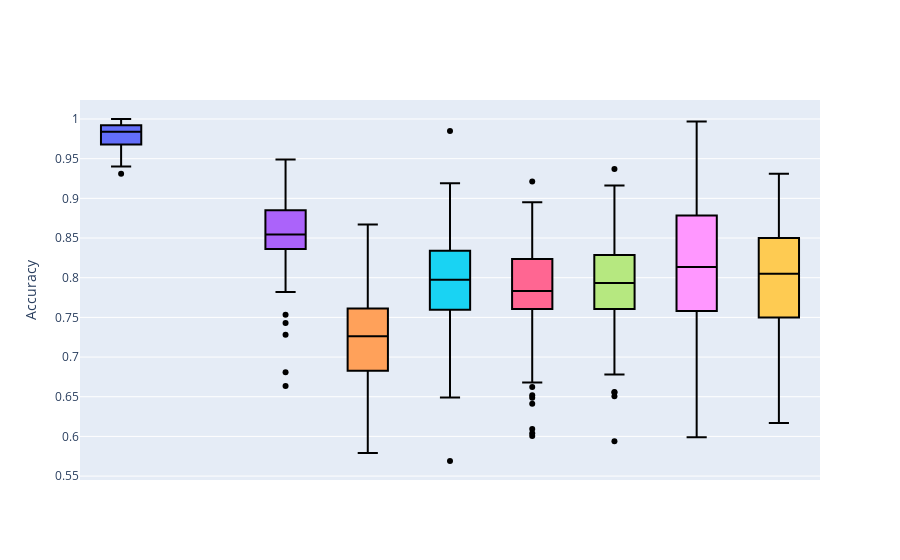

Here is the notebook cell this chart was saved with:
### Markdown cell above
#### Violin Plots

### Code cell
#violin plots for model performamces
ma_i=copy.deepcopy(ma)

ma=ma_i.rename(columns={'CGAN_BASIC_DJ_SUPERVISED_CLASSIFIER':'CGAN_BASIC_SUPERVISED_CLASSIFIER'})


model_names_d4 = ['FULLY_SUPERVISED_CLASSIFIER',
               'CGAN_BASIC_SUPERVISED_CLASSIFIER',
               'VAT',
               'TRIPLE_GAN',
               'SSL_GAN',
               'SSL_VAE',
               'ENTROPY_MINIMISATION',
                'LABEL_PROPAGATION',
               'PARTIAL_SUPERVISED_CLASSIFIER']



ma_i=ma_i[model_names_d4]
ma_i=ma_i.astype(float)


fig = go.Figure()
for m in model_names_d4:
    fig.add_trace(go.Box(x=[m]*ma_i.shape[0],
                            y=ma_i[m],
                            name=m,
                        fillcolor=colours_dict[m],
                        marker_color="black"))

#fig.add_layout_image(dict(
#    source='causal_graphs/cg2.png',
#    x=0.7,
#    y=1,
#    )
#)
#ig.update_xaxes(title_text='Time')
fig.update_yaxes(title_text='Accuracy')
fig.update_xaxes(showticklabels=False)

fig.update_layout(showlegend=False)

fig.show()
fig.write_image("/media/krillman/240GB_DATA/codes2/SSL_GCM/collating_results/images/test_acc_g4_10000.png")

### Figure 1 — Plotly figure (JSON) as saved in the notebook; plotly's stock layout.template omitted (floating-point values rounded to 4 significant figures)
{"data": [{"fillcolor": "#636EFA", "marker": {"color": "black"}, "name": "FULLY_SUPERVISED_CLASSIFIER", "type": "box", "x": ["FULLY_SUPERVISED_CLASSIFIER", "FULLY_SUPERVISED_CLASSIFIER", "FULLY_SUPERVISED_CLASSIFIER", "FULLY_SUPERVISED_CLASSIFIER", "FULLY_SUPERVISED_CLASSIFIER", "FULLY_SUPERVISED_CLASSIFIER", "FULLY_SUPERVISED_CLASSIFIER", "FULLY_SUPERVISED_CLASSIFIER", "FULLY_SUPERVISED_CLASSIFIER", "FULLY_SUPERVISED_CLASSIFIER", "FULLY_SUPERVISED_CLASSIFIER", "FULLY_SUPERVISED_CLASSIFIER", "FULLY_SUPERVISED_CLASSIFIER", "FULLY_SUPERVISED_CLASSIFIER", "FULLY_SUPERVISED_CLASSIFIER", "FULLY_SUPERVISED_CLASSIFIER", "FULLY_SUPERVISED_CLASSIFIER", "FULLY_SUPERVISED_CLASSIFIER", "FULLY_SUPERVISED_CLASSIFIER", "FULLY_SUPERVISED_CLASSIFIER", "FULLY_SUPERVISED_CLASSIFIER", "FULLY_SUPERVISED_CLASSIFIER", "FULLY_SUPERVISED_CLASSIFIER", "FULLY_SUPERVISED_CLASSIFIER", "FULLY_SUPERVISED_CLASSIFIER", "FULLY_SUPERVISED_CLASSIFIER", "FULLY_SUPERVISED_CLASSIFIER", "FULLY_SUPERVISED_CLASSIFIER", "FULLY_SUPERVISED_CLASSIFIER", "FULLY_SUPERVISED_CLASSIFIER", "FULLY_SUPERVISED_CLASSIFIER", "FULLY_SUPERVISED_CLASSIFIER", "FULLY_SUPERVISED_CLASSIFIER", "FULLY_SUPERVISED_CLASSIFIER", "FULLY_SUPERVISED_CLASSIFIER", "FULLY_SUPERVISED_CLASSIFIER", "FULLY_SUPERVISED_CLASSIFIER", "FULLY_SUPERVISED_CLASSIFIER", "FULLY_SUPERVISED_CLASSIFIER", "FULLY_SUPERVISED_CLASSIFIER", "FULLY_SUPERVISED_CLASSIFIER", "FULLY_SUPERVISED_CLASSIFIER", "FULLY_SUPERVISED_CLASSIFIER", "FULLY_SUPERVISED_CLASSIFIER", "FULLY_SUPERVISED_CLASSIFIER", "FULLY_SUPERVISED_CLASSIFIER", "FULLY_SUPERVISED_CLASSIFIER", "FULLY_SUPERVISED_CLASSIFIER", "FULLY_SUPERVISED_CLASSIFIER", "FULLY_SUPERVISED_CLASSIFIER", "FULLY_SUPERVISED_CLASSIFIER", "FULLY_SUPERVISED_CLASSIFIER", "FULLY_SUPERVISED_CLASSIFIER", "FULLY_SUPERVISED_CLASSIFIER", "FULLY_SUPERVISED_CLASSIFIER", "FULLY_SUPERVISED_CLASSIFIER", "FULLY_SUPERVISED_CLASSIFIER", "FULLY_SUPERVISED_CLASSIFIER", "FULLY_SUPERVISED_CLASSIFIER", "FULLY_SUPERVISED_CLASSIFIER", "FULLY_SUPERVISED_CLASSIFIER", "FULLY_SUPERVISED_CLASSIFIER", "FULLY_SUPERVISED_CLASSIFIER", "FULLY_SUPERVISED_CLASSIFIER", "FULLY_SUPERVISED_CLASSIFIER", "FULLY_SUPERVISED_CLASSIFIER", "FULLY_SUPERVISED_CLASSIFIER", "FULLY_SUPERVISED_CLASSIFIER", "FULLY_SUPERVISED_CLASSIFIER", "FULLY_SUPERVISED_CLASSIFIER", "FULLY_SUPERVISED_CLASSIFIER", "FULLY_SUPERVISED_CLASSIFIER", "FULLY_SUPERVISED_CLASSIFIER", "FULLY_SUPERVISED_CLASSIFIER", "FULLY_SUPERVISED_CLASSIFIER", "FULLY_SUPERVISED_CLASSIFIER", "FULLY_SUPERVISED_CLASSIFIER", "FULLY_SUPERVISED_CLASSIFIER", "FULLY_SUPERVISED_CLASSIFIER", "FULLY_SUPERVISED_CLASSIFIER", "FULLY_SUPERVISED_CLASSIFIER", "FULLY_SUPERVISED_CLASSIFIER", "FULLY_SUPERVISED_CLASSIFIER", "FULLY_SUPERVISED_CLASSIFIER", "FULLY_SUPERVISED_CLASSIFIER", "FULLY_SUPERVISED_CLASSIFIER", "FULLY_SUPERVISED_CLASSIFIER", "FULLY_SUPERVISED_CLASSIFIER", "FULLY_SUPERVISED_CLASSIFIER", "FULLY_SUPERVISED_CLASSIFIER", "FULLY_SUPERVISED_CLASSIFIER", "FULLY_SUPERVISED_CLASSIFIER", "FULLY_SUPERVISED_CLASSIFIER", "FULLY_SUPERVISED_CLASSIFIER", "FULLY_SUPERVISED_CLASSIFIER", "FULLY_SUPERVISED_CLASSIFIER", "FULLY_SUPERVISED_CLASSIFIER", "FULLY_SUPERVISED_CLASSIFIER", "FULLY_SUPERVISED_CLASSIFIER", "FULLY_SUPERVISED_CLASSIFIER"], "y": [0.997, 0.991, 0.99, 0.976, 0.954, 0.961, 0.978, 0.994, 0.958, 0.996, 0.969, 0.986, 0.993, 0.989, 0.967, 0.988, 0.992, 0.992, 0.994, 0.972, 0.9491, 0.956, 0.991, 0.99, 0.955, 0.975, 0.996, 0.96, 0.989, 0.997, 0.954, 0.99, 0.993, 0.963, 0.961, 0.988, 0.992, 0.961, 0.974, 0.982, 0.987, 0.979, 0.986, 0.985, 0.96, 0.975, 0.975, 0.965, 0.992, 0.954, 0.985, 0.996, 0.988, 0.991, 0.989, 0.979, 0.973, 0.9311, 0.976, 0.973, 0.982, 0.99, 0.956, 0.979, 0.999, 0.976, 0.964, 0.983, 0.94, 0.996, 0.982, 0.962, 0.979, 0.958, 0.979, 0.993, 0.972, 0.995, 0.9741, 0.994, 0.991, 0.997, 0.993, 0.995, 0.998, 0.963, 0.953, 0.995, 0.965, 1, 0.975, 0.999, 0.961, 0.992, 0.989, 0.986, 0.977, 0.991, 0.992, 0.993]}, {"fillcolor": "#EF553B", "marker": {"color": "black"}, "name": "CGAN_BASIC_SUPERVISED_CLASSIFIER", "type": "box", "x": ["CGAN_BASIC_SUPERVISED_CLASSIFIER", "CGAN_BASIC_SUPERVISED_CLASSIFIER", "CGAN_BASIC_SUPERVISED_CLASSIFIER", "CGAN_BASIC_SUPERVISED_CLASSIFIER", "CGAN_BASIC_SUPERVISED_CLASSIFIER", "CGAN_BASIC_SUPERVISED_CLASSIFIER", "CGAN_BASIC_SUPERVISED_CLASSIFIER", "CGAN_BASIC_SUPERVISED_CLASSIFIER", "CGAN_BASIC_SUPERVISED_CLASSIFIER", "CGAN_BASIC_SUPERVISED_CLASSIFIER", "CGAN_BASIC_SUPERVISED_CLASSIFIER", "CGAN_BASIC_SUPERVISED_CLASSIFIER", "CGAN_BASIC_SUPERVISED_CLASSIFIER", "CGAN_BASIC_SUPERVISED_CLASSIFIER", "CGAN_BASIC_SUPERVISED_CLASSIFIER", "CGAN_BASIC_SUPERVISED_CLASSIFIER", "CGAN_BASIC_SUPERVISED_CLASSIFIER", "CGAN_BASIC_SUPERVISED_CLASSIFIER", "CGAN_BASIC_SUPERVISED_CLASSIFIER", "CGAN_BASIC_SUPERVISED_CLASSIFIER", "CGAN_BASIC_SUPERVISED_CLASSIFIER", "CGAN_BASIC_SUPERVISED_CLASSIFIER", "CGAN_BASIC_SUPERVISED_CLASSIFIER", "CGAN_BASIC_SUPERVISED_CLASSIFIER", "CGAN_BASIC_SUPERVISED_CLASSIFIER", "CGAN_BASIC_SUPERVISED_CLASSIFIER", "CGAN_BASIC_SUPERVISED_CLASSIFIER", "CGAN_BASIC_SUPERVISED_CLASSIFIER", "CGAN_BASIC_SUPERVISED_CLASSIFIER", "CGAN_BASIC_SUPERVISED_CLASSIFIER", "CGAN_BASIC_SUPERVISED_CLASSIFIER", "CGAN_BASIC_SUPERVISED_CLASSIFIER", "CGAN_BASIC_SUPERVISED_CLASSIFIER", "CGAN_BASIC_SUPERVISED_CLASSIFIER", "CGAN_BASIC_SUPERVISED_CLASSIFIER", "CGAN_BASIC_SUPERVISED_CLASSIFIER", "CGAN_BASIC_SUPERVISED_CLASSIFIER", "CGAN_BASIC_SUPERVISED_CLASSIFIER", "CGAN_BASIC_SUPERVISED_CLASSIFIER", "CGAN_BASIC_SUPERVISED_CLASSIFIER", "CGAN_BASIC_SUPERVISED_CLASSIFIER", "CGAN_BASIC_SUPERVISED_CLASSIFIER", "CGAN_BASIC_SUPERVISED_CLASSIFIER", "CGAN_BASIC_SUPERVISED_CLASSIFIER", "CGAN_BASIC_SUPERVISED_CLASSIFIER", "CGAN_BASIC_SUPERVISED_CLASSIFIER", "CGAN_BASIC_SUPERVISED_CLASSIFIER", "CGAN_BASIC_SUPERVISED_CLASSIFIER", "CGAN_BASIC_SUPERVISED_CLASSIFIER", "CGAN_BASIC_SUPERVISED_CLASSIFIER", "CGAN_BASIC_SUPERVISED_CLASSIFIER", "CGAN_BASIC_SUPERVISED_CLASSIFIER", "CGAN_BASIC_SUPERVISED_CLASSIFIER", "CGAN_BASIC_SUPERVISED_CLASSIFIER", "CGAN_BASIC_SUPERVISED_CLASSIFIER", "CGAN_BASIC_SUPERVISED_CLASSIFIER", "CGAN_BASIC_SUPERVISED_CLASSIFIER", "CGAN_BASIC_SUPERVISED_CLASSIFIER", "CGAN_BASIC_SUPERVISED_CLASSIFIER", "CGAN_BASIC_SUPERVISED_CLASSIFIER", "CGAN_BASIC_SUPERVISED_CLASSIFIER", "CGAN_BASIC_SUPERVISED_CLASSIFIER", "CGAN_BASIC_SUPERVISED_CLASSIFIER", "CGAN_BASIC_SUPERVISED_CLASSIFIER", "CGAN_BASIC_SUPERVISED_CLASSIFIER", "CGAN_BASIC_SUPERVISED_CLASSIFIER", "CGAN_BASIC_SUPERVISED_CLASSIFIER", "CGAN_BASIC_SUPERVISED_CLASSIFIER", "CGAN_BASIC_SUPERVISED_CLASSIFIER", "CGAN_BASIC_SUPERVISED_CLASSIFIER", "CGAN_BASIC_SUPERVISED_CLASSIFIER", "CGAN_BASIC_SUPERVISED_CLASSIFIER", "CGAN_BASIC_SUPERVISED_CLASSIFIER", "CGAN_BASIC_SUPERVISED_CLASSIFIER", "CGAN_BASIC_SUPERVISED_CLASSIFIER", "CGAN_BASIC_SUPERVISED_CLASSIFIER", "CGAN_BASIC_SUPERVISED_CLASSIFIER", "CGAN_BASIC_SUPERVISED_CLASSIFIER", "CGAN_BASIC_SUPERVISED_CLASSIFIER", "CGAN_BASIC_SUPERVISED_CLASSIFIER", "CGAN_BASIC_SUPERVISED_CLASSIFIER", "CGAN_BASIC_SUPERVISED_CLASSIFIER", "CGAN_BASIC_SUPERVISED_CLASSIFIER", "CGAN_BASIC_SUPERVISED_CLASSIFIER", "CGAN_BASIC_SUPERVISED_CLASSIFIER", "CGAN_BASIC_SUPERVISED_CLASSIFIER", "CGAN_BASIC_SUPERVISED_CLASSIFIER", "CGAN_BASIC_SUPERVISED_CLASSIFIER", "CGAN_BASIC_SUPERVISED_CLASSIFIER", "CGAN_BASIC_SUPERVISED_CLASSIFIER", "CGAN_BASIC_SUPERVISED_CLASSIFIER", "CGAN_BASIC_SUPERVISED_CLASSIFIER", "CGAN_BASIC_SUPERVISED_CLASSIFIER", "CGAN_BASIC_SUPERVISED_CLASSIFIER", "CGAN_BASIC_SUPERVISED_CLASSIFIER", "CGAN_BASIC_SUPERVISED_CLASSIFIER", "CGAN_BASIC_SUPERVISED_CLASSIFIER", "CGAN_BASIC_SUPERVISED_CLASSIFIER", "CGAN_BASIC_SUPERVISED_CLASSIFIER", "CGAN_BASIC_SUPERVISED_CLASSIFIER"], "y": [null, null, null, null, null, null, null, null, null, null, null, null, null, null, null, null, null, null, null, null, null, null, null, null, null, null, null, null, null, null, null, null, null, null, null, null, null, null, null, null, null, null, null, null, null, null, null, null, null, null, null, null, null, null, null, null, null, null, null, null, null, null, null, null, null, null, null, null, null, null, null, null, null, null, null, null, null, null, null, null, null, null, null, null, null, null, null, null, null, null, null, null, null, null, null, null, null, null, null, null]}, {"fillcolor": "#AB63FA", "marker": {"color": "black"}, "name": "VAT", "type": "box", "x": ["VAT", "VAT", "VAT", "VAT", "VAT", "VAT", "VAT", "VAT", "VAT", "VAT", "VAT", "VAT", "VAT", "VAT", "VAT", "VAT", "VAT", "VAT", "VAT", "VAT", "VAT", "VAT", "VAT", "VAT", "VAT", "VAT", "VAT", "VAT", "VAT", "VAT", "VAT", "VAT", "VAT", "VAT", "VAT", "VAT", "VAT", "VAT", "VAT", "VAT", "VAT", "VAT", "VAT", "VAT", "VAT", "VAT", "VAT", "VAT", "VAT", "VAT", "VAT", "VAT", "VAT", "VAT", "VAT", "VAT", "VAT", "VAT", "VAT", "VAT", "VAT", "VAT", "VAT", "VAT", "VAT", "VAT", "VAT", "VAT", "VAT", "VAT", "VAT", "VAT", "VAT", "VAT", "VAT", "VAT", "VAT", "VAT", "VAT", "VAT", "VAT", "VAT", "VAT", "VAT", "VAT", "VAT", "VAT", "VAT", "VAT", "VAT", "VAT", "VAT", "VAT", "VAT", "VAT", "VAT", "VAT", "VAT", "VAT", "VAT"], "y": [0.8062, 0.895, 0.681, 0.807, 0.89, 0.912, 0.8312, 0.728, 0.901, 0.912, 0.8601, 0.836, 0.8072, 0.8402, 0.91, 0.863, 0.93, 0.848, 0.864, 0.807, 0.7842, 0.881, 0.8831, 0.9151, 0.806, 0.8811, 0.932, 0.8042, 0.925, 0.882, 0.8601, 0.8362, 0.8282, 0.8072, 0.8531, 0.86, 0.9181, 0.877, 0.86, 0.743, 0.9041, 0.7862, 0.7532, 0.8541, 0.896, 0.839, 0.913, 0.9241, 0.899, 0.8731, 0.865, 0.908, 0.891, 0.811, 0.949, 0.852, 0.886, 0.8332, 0.8492, 0.8631, 0.852, 0.885, 0.864, 0.948, 0.885, 0.884, 0.804, 0.782, 0.841, 0.814, 0.867, 0.899, 0.886, 0.783, 0.89, 0.8851, 0.8142, 0.8841, 0.6637, 0.8152, 0.8591, 0.86, 0.8372, 0.8544, 0.8544, 0.8544, 0.8544, 0.8544, 0.8544, 0.8544, 0.8544, 0.8544, 0.8544, 0.8544, 0.8544, 0.8544, 0.8544, 0.8544, 0.8544, 0.8544]}, {"fillcolor": "#FFA15A", "marker": {"color": "black"}, "name": "TRIPLE_GAN", "type": "box", "x": ["TRIPLE_GAN", "TRIPLE_GAN", "TRIPLE_GAN", "TRIPLE_GAN", "TRIPLE_GAN", "TRIPLE_GAN", "TRIPLE_GAN", "TRIPLE_GAN", "TRIPLE_GAN", "TRIPLE_GAN", "TRIPLE_GAN", "TRIPLE_GAN", "TRIPLE_GAN", "TRIPLE_GAN", "TRIPLE_GAN", "TRIPLE_GAN", "TRIPLE_GAN", "TRIPLE_GAN", "TRIPLE_GAN", "TRIPLE_GAN", "TRIPLE_GAN", "TRIPLE_GAN", "TRIPLE_GAN", "TRIPLE_GAN", "TRIPLE_GAN", "TRIPLE_GAN", "TRIPLE_GAN", "TRIPLE_GAN", "TRIPLE_GAN", "TRIPLE_GAN", "TRIPLE_GAN", "TRIPLE_GAN", "TRIPLE_GAN", "TRIPLE_GAN", "TRIPLE_GAN", "TRIPLE_GAN", "TRIPLE_GAN", "TRIPLE_GAN", "TRIPLE_GAN", "TRIPLE_GAN", "TRIPLE_GAN", "TRIPLE_GAN", "TRIPLE_GAN", "TRIPLE_GAN", "TRIPLE_GAN", "TRIPLE_GAN", "TRIPLE_GAN", "TRIPLE_GAN", "TRIPLE_GAN", "TRIPLE_GAN", "TRIPLE_GAN", "TRIPLE_GAN", "TRIPLE_GAN", "TRIPLE_GAN", "TRIPLE_GAN", "TRIPLE_GAN", "TRIPLE_GAN", "TRIPLE_GAN", "TRIPLE_GAN", "TRIPLE_GAN", "TRIPLE_GAN", "TRIPLE_GAN", "TRIPLE_GAN", "TRIPLE_GAN", "TRIPLE_GAN", "TRIPLE_GAN", "TRIPLE_GAN", "TRIPLE_GAN", "TRIPLE_GAN", "TRIPLE_GAN", "TRIPLE_GAN", "TRIPLE_GAN", "TRIPLE_GAN", "TRIPLE_GAN", "TRIPLE_GAN", "TRIPLE_GAN", "TRIPLE_GAN", "TRIPLE_GAN", "TRIPLE_GAN", "TRIPLE_GAN", "TRIPLE_GAN", "TRIPLE_GAN", "TRIPLE_GAN", "TRIPLE_GAN", "TRIPLE_GAN", "TRIPLE_GAN", "TRIPLE_GAN", "TRIPLE_GAN", "TRIPLE_GAN", "TRIPLE_GAN", "TRIPLE_GAN", "TRIPLE_GAN", "TRIPLE_GAN", "TRIPLE_GAN", "TRIPLE_GAN", "TRIPLE_GAN", "TRIPLE_GAN", "TRIPLE_GAN", "TRIPLE_GAN", "TRIPLE_GAN"], "y": [0.6823, 0.74, 0.579, 0.763, 0.867, 0.732, 0.7502, 0.654, 0.729, 0.689, 0.7822, 0.737, 0.5864, 0.6733, 0.678, 0.736, 0.767, 0.854, 0.714, 0.696, 0.6753, 0.634, 0.7522, 0.8242, 0.652, 0.8142, 0.808, 0.8422, 0.643, 0.697, 0.6663, 0.7303, 0.7612, 0.7343, 0.6394, 0.828, 0.7273, 0.685, 0.787, 0.675, 0.7363, 0.7782, 0.6394, 0.7612, 0.678, 0.652, 0.806, 0.8162, 0.704, 0.6543, 0.756, 0.784, 0.765, 0.667, 0.756, 0.635, 0.633, 0.6613, 0.7562, 0.6174, 0.722, 0.842, 0.73, 0.739, 0.683, 0.803, 0.707, 0.687, 0.823, 0.776, 0.7, 0.732, 0.756, 0.782, 0.844, 0.8132, 0.7413, 0.7223, 0.7116, 0.6134, 0.6613, 0.828, 0.6154, 0.7262, 0.7262, 0.7262, 0.7262, 0.7262, 0.7262, 0.7262, 0.7262, 0.7262, 0.7262, 0.7262, 0.7262, 0.7262, 0.7262, 0.7262, 0.7262, 0.7262]}, {"fillcolor": "#19D3F3", "marker": {"color": "black"}, "name": "SSL_GAN", "type": "box", "x": ["SSL_GAN", "SSL_GAN", "SSL_GAN", "SSL_GAN", "SSL_GAN", "SSL_GAN", "SSL_GAN", "SSL_GAN", "SSL_GAN", "SSL_GAN", "SSL_GAN", "SSL_GAN", "SSL_GAN", "SSL_GAN", "SSL_GAN", "SSL_GAN", "SSL_GAN", "SSL_GAN", "SSL_GAN", "SSL_GAN", "SSL_GAN", "SSL_GAN", "SSL_GAN", "SSL_GAN", "SSL_GAN", "SSL_GAN", "SSL_GAN", "SSL_GAN", "SSL_GAN", "SSL_GAN", "SSL_GAN", "SSL_GAN", "SSL_GAN", "SSL_GAN", "SSL_GAN", "SSL_GAN", "SSL_GAN", "SSL_GAN", "SSL_GAN", "SSL_GAN", "SSL_GAN", "SSL_GAN", "SSL_GAN", "SSL_GAN", "SSL_GAN", "SSL_GAN", "SSL_GAN", "SSL_GAN", "SSL_GAN", "SSL_GAN", "SSL_GAN", "SSL_GAN", "SSL_GAN", "SSL_GAN", "SSL_GAN", "SSL_GAN", "SSL_GAN", "SSL_GAN", "SSL_GAN", "SSL_GAN", "SSL_GAN", "SSL_GAN", "SSL_GAN", "SSL_GAN", "SSL_GAN", "SSL_GAN", "SSL_GAN", "SSL_GAN", "SSL_GAN", "SSL_GAN", "SSL_GAN", "SSL_GAN", "SSL_GAN", "SSL_GAN", "SSL_GAN", "SSL_GAN", "SSL_GAN", "SSL_GAN", "SSL_GAN", "SSL_GAN", "SSL_GAN", "SSL_GAN", "SSL_GAN", "SSL_GAN", "SSL_GAN", "SSL_GAN", "SSL_GAN", "SSL_GAN", "SSL_GAN", "SSL_GAN", "SSL_GAN", "SSL_GAN", "SSL_GAN", "SSL_GAN", "SSL_GAN", "SSL_GAN", "SSL_GAN", "SSL_GAN", "SSL_GAN", "SSL_GAN"], "y": [0.7502, 0.916, 0.569, 0.825, 0.899, 0.819, 0.7572, 0.738, 0.825, 0.849, 0.7912, 0.816, 0.7183, 0.8412, 0.766, 0.792, 0.886, 0.873, 0.73, 0.745, 0.6613, 0.68, 0.8352, 0.8741, 0.732, 0.7822, 0.899, 0.7762, 0.83, 0.762, 0.7602, 0.7522, 0.7542, 0.8571, 0.8801, 0.812, 0.8332, 0.866, 0.828, 0.728, 0.7922, 0.8192, 0.7263, 0.7582, 0.812, 0.751, 0.811, 0.8412, 0.886, 0.8631, 0.835, 0.87, 0.754, 0.767, 0.861, 0.663, 0.813, 0.8102, 0.8062, 0.7652, 0.778, 0.893, 0.807, 0.985, 0.709, 0.785, 0.773, 0.757, 0.649, 0.772, 0.796, 0.784, 0.808, 0.835, 0.919, 0.8821, 0.7592, 0.8362, 0.7745, 0.7303, 0.7133, 0.873, 0.7433, 0.7973, 0.7973, 0.7973, 0.7973, 0.7973, 0.7973, 0.7973, 0.7973, 0.7973, 0.7973, 0.7973, 0.7973, 0.7973, 0.7973, 0.7973, 0.7973, 0.7973]}, {"fillcolor": "#FF6692", "marker": {"color": "black"}, "name": "SSL_VAE", "type": "box", "x": ["SSL_VAE", "SSL_VAE", "SSL_VAE", "SSL_VAE", "SSL_VAE", "SSL_VAE", "SSL_VAE", "SSL_VAE", "SSL_VAE", "SSL_VAE", "SSL_VAE", "SSL_VAE", "SSL_VAE", "SSL_VAE", "SSL_VAE", "SSL_VAE", "SSL_VAE", "SSL_VAE", "SSL_VAE", "SSL_VAE", "SSL_VAE", "SSL_VAE", "SSL_VAE", "SSL_VAE", "SSL_VAE", "SSL_VAE", "SSL_VAE", "SSL_VAE", "SSL_VAE", "SSL_VAE", "SSL_VAE", "SSL_VAE", "SSL_VAE", "SSL_VAE", "SSL_VAE", "SSL_VAE", "SSL_VAE", "SSL_VAE", "SSL_VAE", "SSL_VAE", "SSL_VAE", "SSL_VAE", "SSL_VAE", "SSL_VAE", "SSL_VAE", "SSL_VAE", "SSL_VAE", "SSL_VAE", "SSL_VAE", "SSL_VAE", "SSL_VAE", "SSL_VAE", "SSL_VAE", "SSL_VAE", "SSL_VAE", "SSL_VAE", "SSL_VAE", "SSL_VAE", "SSL_VAE", "SSL_VAE", "SSL_VAE", "SSL_VAE", "SSL_VAE", "SSL_VAE", "SSL_VAE", "SSL_VAE", "SSL_VAE", "SSL_VAE", "SSL_VAE", "SSL_VAE", "SSL_VAE", "SSL_VAE", "SSL_VAE", "SSL_VAE", "SSL_VAE", "SSL_VAE", "SSL_VAE", "SSL_VAE", "SSL_VAE", "SSL_VAE", "SSL_VAE", "SSL_VAE", "SSL_VAE", "SSL_VAE", "SSL_VAE", "SSL_VAE", "SSL_VAE", "SSL_VAE", "SSL_VAE", "SSL_VAE", "SSL_VAE", "SSL_VAE", "SSL_VAE", "SSL_VAE", "SSL_VAE", "SSL_VAE", "SSL_VAE", "SSL_VAE", "SSL_VAE", "SSL_VAE"], "y": [0.6004, 0.872, 0.692, 0.795, 0.895, 0.764, 0.8322, 0.641, 0.838, 0.834, 0.8172, 0.79, 0.7832, 0.8412, 0.669, 0.763, 0.867, 0.755, 0.824, 0.684, 0.8611, 0.765, 0.7732, 0.9211, 0.755, 0.7772, 0.879, 0.7962, 0.818, 0.77, 0.6833, 0.8232, 0.8212, 0.7742, 0.8691, 0.794, 0.7353, 0.868, 0.813, 0.604, 0.8621, 0.8302, 0.6094, 0.7213, 0.882, 0.695, 0.843, 0.8132, 0.786, 0.8232, 0.755, 0.817, 0.819, 0.722, 0.848, 0.706, 0.747, 0.7682, 0.8052, 0.6703, 0.668, 0.867, 0.847, 0.862, 0.814, 0.793, 0.786, 0.652, 0.735, 0.793, 0.771, 0.736, 0.774, 0.766, 0.868, 0.8711, 0.8042, 0.8611, 0.6487, 0.7582, 0.8212, 0.86, 0.6623, 0.7831, 0.7831, 0.7831, 0.7831, 0.7831, 0.7831, 0.7831, 0.7831, 0.7831, 0.7831, 0.7831, 0.7831, 0.7831, 0.7831, 0.7831, 0.7831, 0.7831]}, {"fillcolor": "#B6E880", "marker": {"color": "black"}, "name": "ENTROPY_MINIMISATION", "type": "box", "x": ["ENTROPY_MINIMISATION", "ENTROPY_MINIMISATION", "ENTROPY_MINIMISATION", "ENTROPY_MINIMISATION", "ENTROPY_MINIMISATION", "ENTROPY_MINIMISATION", "ENTROPY_MINIMISATION", "ENTROPY_MINIMISATION", "ENTROPY_MINIMISATION", "ENTROPY_MINIMISATION", "ENTROPY_MINIMISATION", "ENTROPY_MINIMISATION", "ENTROPY_MINIMISATION", "ENTROPY_MINIMISATION", "ENTROPY_MINIMISATION", "ENTROPY_MINIMISATION", "ENTROPY_MINIMISATION", "ENTROPY_MINIMISATION", "ENTROPY_MINIMISATION", "ENTROPY_MINIMISATION", "ENTROPY_MINIMISATION", "ENTROPY_MINIMISATION", "ENTROPY_MINIMISATION", "ENTROPY_MINIMISATION", "ENTROPY_MINIMISATION", "ENTROPY_MINIMISATION", "ENTROPY_MINIMISATION", "ENTROPY_MINIMISATION", "ENTROPY_MINIMISATION", "ENTROPY_MINIMISATION", "ENTROPY_MINIMISATION", "ENTROPY_MINIMISATION", "ENTROPY_MINIMISATION", "ENTROPY_MINIMISATION", "ENTROPY_MINIMISATION", "ENTROPY_MINIMISATION", "ENTROPY_MINIMISATION", "ENTROPY_MINIMISATION", "ENTROPY_MINIMISATION", "ENTROPY_MINIMISATION", "ENTROPY_MINIMISATION", "ENTROPY_MINIMISATION", "ENTROPY_MINIMISATION", "ENTROPY_MINIMISATION", "ENTROPY_MINIMISATION", "ENTROPY_MINIMISATION", "ENTROPY_MINIMISATION", "ENTROPY_MINIMISATION", "ENTROPY_MINIMISATION", "ENTROPY_MINIMISATION", "ENTROPY_MINIMISATION", "ENTROPY_MINIMISATION", "ENTROPY_MINIMISATION", "ENTROPY_MINIMISATION", "ENTROPY_MINIMISATION", "ENTROPY_MINIMISATION", "ENTROPY_MINIMISATION", "ENTROPY_MINIMISATION", "ENTROPY_MINIMISATION", "ENTROPY_MINIMISATION", "ENTROPY_MINIMISATION", "ENTROPY_MINIMISATION", "ENTROPY_MINIMISATION", "ENTROPY_MINIMISATION", "ENTROPY_MINIMISATION", "ENTROPY_MINIMISATION", "ENTROPY_MINIMISATION", "ENTROPY_MINIMISATION", "ENTROPY_MINIMISATION", "ENTROPY_MINIMISATION", "ENTROPY_MINIMISATION", "ENTROPY_MINIMISATION", "ENTROPY_MINIMISATION", "ENTROPY_MINIMISATION", "ENTROPY_MINIMISATION", "ENTROPY_MINIMISATION", "ENTROPY_MINIMISATION", "ENTROPY_MINIMISATION", "ENTROPY_MINIMISATION", "ENTROPY_MINIMISATION", "ENTROPY_MINIMISATION", "ENTROPY_MINIMISATION", "ENTROPY_MINIMISATION", "ENTROPY_MINIMISATION", "ENTROPY_MINIMISATION", "ENTROPY_MINIMISATION", "ENTROPY_MINIMISATION", "ENTROPY_MINIMISATION", "ENTROPY_MINIMISATION", "ENTROPY_MINIMISATION", "ENTROPY_MINIMISATION", "ENTROPY_MINIMISATION", "ENTROPY_MINIMISATION", "ENTROPY_MINIMISATION", "ENTROPY_MINIMISATION", "ENTROPY_MINIMISATION", "ENTROPY_MINIMISATION", "ENTROPY_MINIMISATION", "ENTROPY_MINIMISATION", "ENTROPY_MINIMISATION"], "y": [0.7443, 0.827, 0.594, 0.858, 0.814, 0.789, 0.7942, 0.726, 0.845, 0.837, 0.7473, 0.801, 0.8062, 0.8332, 0.656, 0.761, 0.87, 0.785, 0.76, 0.76, 0.8292, 0.732, 0.7742, 0.9031, 0.763, 0.8212, 0.858, 0.7343, 0.793, 0.824, 0.8072, 0.8002, 0.8571, 0.7682, 0.8561, 0.832, 0.7353, 0.879, 0.737, 0.678, 0.7972, 0.8102, 0.7003, 0.7303, 0.835, 0.75, 0.905, 0.8521, 0.893, 0.8851, 0.761, 0.833, 0.786, 0.789, 0.828, 0.715, 0.777, 0.8112, 0.8731, 0.6553, 0.846, 0.937, 0.679, 0.915, 0.746, 0.705, 0.779, 0.78, 0.727, 0.774, 0.751, 0.808, 0.821, 0.726, 0.886, 0.7972, 0.7443, 0.9161, 0.6507, 0.7842, 0.7962, 0.897, 0.7972, 0.7933, 0.7933, 0.7933, 0.7933, 0.7933, 0.7933, 0.7933, 0.7933, 0.7933, 0.7933, 0.7933, 0.7933, 0.7933, 0.7933, 0.7933, 0.7933, 0.7933]}, {"fillcolor": "#FF97FF", "marker": {"color": "black"}, "name": "LABEL_PROPAGATION", "type": "box", "x": ["LABEL_PROPAGATION", "LABEL_PROPAGATION", "LABEL_PROPAGATION", "LABEL_PROPAGATION", "LABEL_PROPAGATION", "LABEL_PROPAGATION", "LABEL_PROPAGATION", "LABEL_PROPAGATION", "LABEL_PROPAGATION", "LABEL_PROPAGATION", "LABEL_PROPAGATION", "LABEL_PROPAGATION", "LABEL_PROPAGATION", "LABEL_PROPAGATION", "LABEL_PROPAGATION", "LABEL_PROPAGATION", "LABEL_PROPAGATION", "LABEL_PROPAGATION", "LABEL_PROPAGATION", "LABEL_PROPAGATION", "LABEL_PROPAGATION", "LABEL_PROPAGATION", "LABEL_PROPAGATION", "LABEL_PROPAGATION", "LABEL_PROPAGATION", "LABEL_PROPAGATION", "LABEL_PROPAGATION", "LABEL_PROPAGATION", "LABEL_PROPAGATION", "LABEL_PROPAGATION", "LABEL_PROPAGATION", "LABEL_PROPAGATION", "LABEL_PROPAGATION", "LABEL_PROPAGATION", "LABEL_PROPAGATION", "LABEL_PROPAGATION", "LABEL_PROPAGATION", "LABEL_PROPAGATION", "LABEL_PROPAGATION", "LABEL_PROPAGATION", "LABEL_PROPAGATION", "LABEL_PROPAGATION", "LABEL_PROPAGATION", "LABEL_PROPAGATION", "LABEL_PROPAGATION", "LABEL_PROPAGATION", "LABEL_PROPAGATION", "LABEL_PROPAGATION", "LABEL_PROPAGATION", "LABEL_PROPAGATION", "LABEL_PROPAGATION", "LABEL_PROPAGATION", "LABEL_PROPAGATION", "LABEL_PROPAGATION", "LABEL_PROPAGATION", "LABEL_PROPAGATION", "LABEL_PROPAGATION", "LABEL_PROPAGATION", "LABEL_PROPAGATION", "LABEL_PROPAGATION", "LABEL_PROPAGATION", "LABEL_PROPAGATION", "LABEL_PROPAGATION", "LABEL_PROPAGATION", "LABEL_PROPAGATION", "LABEL_PROPAGATION", "LABEL_PROPAGATION", "LABEL_PROPAGATION", "LABEL_PROPAGATION", "LABEL_PROPAGATION", "LABEL_PROPAGATION", "LABEL_PROPAGATION", "LABEL_PROPAGATION", "LABEL_PROPAGATION", "LABEL_PROPAGATION", "LABEL_PROPAGATION", "LABEL_PROPAGATION", "LABEL_PROPAGATION", "LABEL_PROPAGATION", "LABEL_PROPAGATION", "LABEL_PROPAGATION", "LABEL_PROPAGATION", "LABEL_PROPAGATION", "LABEL_PROPAGATION", "LABEL_PROPAGATION", "LABEL_PROPAGATION", "LABEL_PROPAGATION", "LABEL_PROPAGATION", "LABEL_PROPAGATION", "LABEL_PROPAGATION", "LABEL_PROPAGATION", "LABEL_PROPAGATION", "LABEL_PROPAGATION", "LABEL_PROPAGATION", "LABEL_PROPAGATION", "LABEL_PROPAGATION", "LABEL_PROPAGATION", "LABEL_PROPAGATION", "LABEL_PROPAGATION", "LABEL_PROPAGATION"], "y": [0.7522, 0.868, 0.599, 0.876, 0.924, 0.929, 0.8342, 0.721, 0.905, 0.96, 0.6983, 0.839, 0.6753, 0.8511, 0.761, 0.759, 0.874, 0.811, 0.758, 0.694, 0.7522, 0.698, 0.8382, 0.955, 0.798, 0.7912, 0.926, 0.7303, 0.9, 0.777, 0.8412, 0.8252, 0.8332, 0.7263, 0.7203, 0.887, 0.7662, 0.997, 0.884, 0.647, 0.9001, 0.8022, 0.7233, 0.7133, 0.914, 0.656, 0.837, 0.7572, 0.928, 0.9341, 0.758, 0.915, 0.821, 0.79, 0.939, 0.707, 0.896, 0.8082, 0.8472, 0.7123, 0.877, 0.883, 0.84, 0.882, 0.891, 0.931, 0.796, 0.653, 0.738, 0.847, 0.701, 0.882, 0.875, 0.682, 0.963, 0.7952, 0.7902, 0.966, 0.6347, 0.7612, 0.6963, 0.88, 0.8135, 0.8135, 0.8135, 0.8135, 0.8135, 0.8135, 0.8135, 0.8135, 0.8135, 0.8135, 0.8135, 0.8135, 0.8135, 0.8135, 0.8135, 0.8135, 0.8135, 0.8135]}, {"fillcolor": "#FECB52", "marker": {"color": "black"}, "name": "PARTIAL_SUPERVISED_CLASSIFIER", "type": "box", "x": ["PARTIAL_SUPERVISED_CLASSIFIER", "PARTIAL_SUPERVISED_CLASSIFIER", "PARTIAL_SUPERVISED_CLASSIFIER", "PARTIAL_SUPERVISED_CLASSIFIER", "PARTIAL_SUPERVISED_CLASSIFIER", "PARTIAL_SUPERVISED_CLASSIFIER", "PARTIAL_SUPERVISED_CLASSIFIER", "PARTIAL_SUPERVISED_CLASSIFIER", "PARTIAL_SUPERVISED_CLASSIFIER", "PARTIAL_SUPERVISED_CLASSIFIER", "PARTIAL_SUPERVISED_CLASSIFIER", "PARTIAL_SUPERVISED_CLASSIFIER", "PARTIAL_SUPERVISED_CLASSIFIER", "PARTIAL_SUPERVISED_CLASSIFIER", "PARTIAL_SUPERVISED_CLASSIFIER", "PARTIAL_SUPERVISED_CLASSIFIER", "PARTIAL_SUPERVISED_CLASSIFIER", "PARTIAL_SUPERVISED_CLASSIFIER", "PARTIAL_SUPERVISED_CLASSIFIER", "PARTIAL_SUPERVISED_CLASSIFIER", "PARTIAL_SUPERVISED_CLASSIFIER", "PARTIAL_SUPERVISED_CLASSIFIER", "PARTIAL_SUPERVISED_CLASSIFIER", "PARTIAL_SUPERVISED_CLASSIFIER", "PARTIAL_SUPERVISED_CLASSIFIER", "PARTIAL_SUPERVISED_CLASSIFIER", "PARTIAL_SUPERVISED_CLASSIFIER", "PARTIAL_SUPERVISED_CLASSIFIER", "PARTIAL_SUPERVISED_CLASSIFIER", "PARTIAL_SUPERVISED_CLASSIFIER", "PARTIAL_SUPERVISED_CLASSIFIER", "PARTIAL_SUPERVISED_CLASSIFIER", "PARTIAL_SUPERVISED_CLASSIFIER", "PARTIAL_SUPERVISED_CLASSIFIER", "PARTIAL_SUPERVISED_CLASSIFIER", "PARTIAL_SUPERVISED_CLASSIFIER", "PARTIAL_SUPERVISED_CLASSIFIER", "PARTIAL_SUPERVISED_CLASSIFIER", "PARTIAL_SUPERVISED_CLASSIFIER", "PARTIAL_SUPERVISED_CLASSIFIER", "PARTIAL_SUPERVISED_CLASSIFIER", "PARTIAL_SUPERVISED_CLASSIFIER", "PARTIAL_SUPERVISED_CLASSIFIER", "PARTIAL_SUPERVISED_CLASSIFIER", "PARTIAL_SUPERVISED_CLASSIFIER", "PARTIAL_SUPERVISED_CLASSIFIER", "PARTIAL_SUPERVISED_CLASSIFIER", "PARTIAL_SUPERVISED_CLASSIFIER", "PARTIAL_SUPERVISED_CLASSIFIER", "PARTIAL_SUPERVISED_CLASSIFIER", "PARTIAL_SUPERVISED_CLASSIFIER", "PARTIAL_SUPERVISED_CLASSIFIER", "PARTIAL_SUPERVISED_CLASSIFIER", "PARTIAL_SUPERVISED_CLASSIFIER", "PARTIAL_SUPERVISED_CLASSIFIER", "PARTIAL_SUPERVISED_CLASSIFIER", "PARTIAL_SUPERVISED_CLASSIFIER", "PARTIAL_SUPERVISED_CLASSIFIER", "PARTIAL_SUPERVISED_CLASSIFIER", "PARTIAL_SUPERVISED_CLASSIFIER", "PARTIAL_SUPERVISED_CLASSIFIER", "PARTIAL_SUPERVISED_CLASSIFIER", "PARTIAL_SUPERVISED_CLASSIFIER", "PARTIAL_SUPERVISED_CLASSIFIER", "PARTIAL_SUPERVISED_CLASSIFIER", "PARTIAL_SUPERVISED_CLASSIFIER", "PARTIAL_SUPERVISED_CLASSIFIER", "PARTIAL_SUPERVISED_CLASSIFIER", "PARTIAL_SUPERVISED_CLASSIFIER", "PARTIAL_SUPERVISED_CLASSIFIER", "PARTIAL_SUPERVISED_CLASSIFIER", "PARTIAL_SUPERVISED_CLASSIFIER", "PARTIAL_SUPERVISED_CLASSIFIER", "PARTIAL_SUPERVISED_CLASSIFIER", "PARTIAL_SUPERVISED_CLASSIFIER", "PARTIAL_SUPERVISED_CLASSIFIER", "PARTIAL_SUPERVISED_CLASSIFIER", "PARTIAL_SUPERVISED_CLASSIFIER", "PARTIAL_SUPERVISED_CLASSIFIER", "PARTIAL_SUPERVISED_CLASSIFIER", "PARTIAL_SUPERVISED_CLASSIFIER", "PARTIAL_SUPERVISED_CLASSIFIER", "PARTIAL_SUPERVISED_CLASSIFIER", "PARTIAL_SUPERVISED_CLASSIFIER", "PARTIAL_SUPERVISED_CLASSIFIER", "PARTIAL_SUPERVISED_CLASSIFIER", "PARTIAL_SUPERVISED_CLASSIFIER", "PARTIAL_SUPERVISED_CLASSIFIER", "PARTIAL_SUPERVISED_CLASSIFIER", "PARTIAL_SUPERVISED_CLASSIFIER", "PARTIAL_SUPERVISED_CLASSIFIER", "PARTIAL_SUPERVISED_CLASSIFIER", "PARTIAL_SUPERVISED_CLASSIFIER", "PARTIAL_SUPERVISED_CLASSIFIER", "PARTIAL_SUPERVISED_CLASSIFIER", "PARTIAL_SUPERVISED_CLASSIFIER", "PARTIAL_SUPERVISED_CLASSIFIER", "PARTIAL_SUPERVISED_CLASSIFIER", "PARTIAL_SUPERVISED_CLASSIFIER", "PARTIAL_SUPERVISED_CLASSIFIER"], "y": [0.7103, 0.83, 0.672, 0.866, 0.887, 0.805, 0.8581, 0.709, 0.846, 0.837, 0.7273, 0.82, 0.7802, 0.8541, 0.637, 0.773, 0.862, 0.85, 0.81, 0.723, 0.8292, 0.623, 0.7832, 0.9111, 0.804, 0.8212, 0.88, 0.7343, 0.831, 0.694, 0.8302, 0.8531, 0.8112, 0.7522, 0.8312, 0.832, 0.8092, 0.877, 0.862, 0.675, 0.8052, 0.7752, 0.7103, 0.7293, 0.899, 0.794, 0.897, 0.8621, 0.888, 0.8501, 0.78, 0.832, 0.752, 0.732, 0.881, 0.714, 0.791, 0.8062, 0.8002, 0.6573, 0.854, 0.931, 0.783, 0.872, 0.747, 0.678, 0.752, 0.782, 0.646, 0.786, 0.771, 0.833, 0.846, 0.757, 0.889, 0.8511, 0.7263, 0.9131, 0.7086, 0.7812, 0.7483, 0.899, 0.8501, 0.85, 0.7742, 0.802, 0.798, 0.776, 0.7213, 0.819, 0.8991, 0.617, 0.855, 0.7053, 0.8332, 0.833, 0.802, 0.745, 0.8452, 0.7512]}], "layout": {"showlegend": false, "xaxis": {"showticklabels": false}, "yaxis": {"title": {"text": "Accuracy"}}}}
